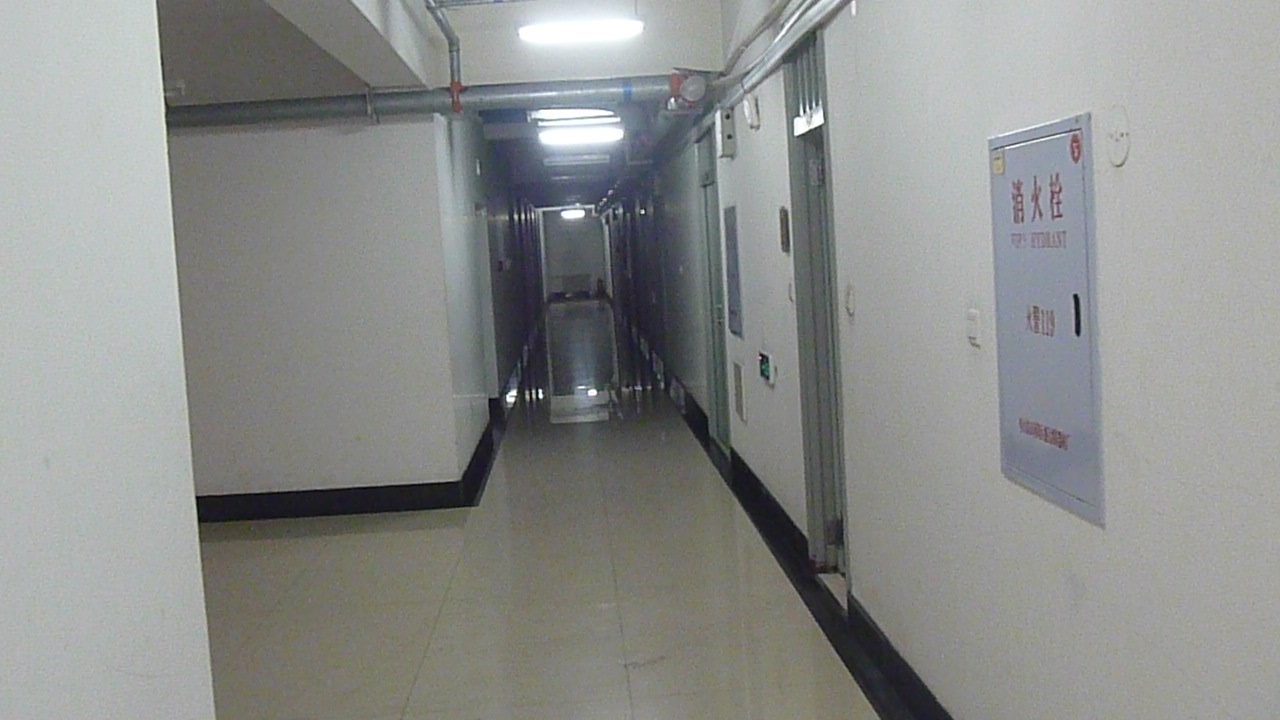
#> input picture img/corridor.jpg, 1280 x 720 px
$ python -i CornerExtration.py   (imports and definitions only)   (Python 2 division)   (older library calls are emulated)
#> lines starting #> are read from the running program, lines starting #| are printed output that depends on the picture; after the words box and inside, x2 and y2 are one past the last pixel; in counts of white or black regions, pixels touching at a corner belong together
### research/util.py
#!/usr/bin/env python
# -*- coding: utf-8 -*-
'''
Created on 2014-5-23

@author: Zhou Xiong
'''
import copy
import logging

import cv2
import numpy as np

freeman_code = np.asarray([[1, 0], [1, -1], [0, -1], [-1, -1],
                           [-1, 0], [-1, 1], [0, 1], [1, 1]], np.float)


#TODO: 实现freeman chain code的可视化
# [17 lines left out: function convert_chiancode, not called in this run]

import inspect
getFuncName = lambda: inspect.stack()[1][3]


def info(*message, **dict_args):
    for e in message:
        print e,


# [86 lines left out: functions add_noise, line, line_noisy, distance_from_point_to_line, get_elements_in_window, interpolate_points, not called in this run]


class Plotter(object):

    @staticmethod
    def __convert_line_format(l, s):
        '''
        @summary: Convert line from format (vx, vy, x0, y0) to (x0, y0, x1, y1)
        @return:  Converted line in format (x0, y0, x1, y1)
        @param    l: input line in format (vx, vy, x0, y0)
        @param    s: size of image
        '''
        h = s[0]
        w = s[1]
        l = copy.copy(l)
        l[0] = l[0] * 20 + l[2]
        l[1] = l[1] * 20 + l[3]
        if l[0] >= w or l[0] < 0 or l[1] >= h or l[0] < 0:
            raise Exception('Line Format Conversion Failed')
        else:
            return l

    @staticmethod
    def plot_lines(image, lines, title='lines'):
        '''
        @summary 本函数用于Debug时，展示提取出的直线在原图中的的位置
        @param   image: target image
        @param   lines: list of lines, in format (vx, vy, x0, y0)
        '''
        logging.info("Enter plot_lines")
        tmp = copy.deepcopy(image)
        lines = copy.deepcopy(lines)
        s = image.shape[0:2]
        for i in xrange(len(lines)):
            l = lines[i]
            l = Plotter.__convert_line_format(l, s)
            cv2.line(tmp, (l[0], l[1]), (l[2], l[3]), (255, 255, 0), 2)
            cv2.putText(tmp, 'L%d' % i, (l[0] - 20, l[1] - 20),
                        cv2.FONT_HERSHEY_PLAIN, 1, (255, 0, 0))
        cv2.imshow(title, tmp)
        cv2.waitKey(0)
        cv2.destroyWindow(title)
        logging.info("Leave plot_lines")

    @staticmethod
    def plot_points(image, points, title='points', color=(0, 0, 255)):
        tmp = copy.copy(image)
        try:
            tmp = cv2.cvtColor(tmp, cv2.COLOR_GRAY2BGR)
        except cv2.error:
            pass
        #  cv2.circle requires points to be int type
        points = np.array(points, dtype=np.int)
        for i in xrange(len(points)):
            p = points[i]
            cv2.circle(tmp, (p[0], p[1]), 2, color, 2)
        cv2.imshow(title, tmp)
        cv2.waitKey(0)
        cv2.destroyWindow(title)

    @staticmethod
    def plot_image(image, title):
        cv2.imshow(title, image)
        cv2.waitKey(0)
        cv2.destroyWindow(title)

    @staticmethod
    def plot_contours(image, contours, title='contours'):
        contours = np.array(contours, np.int)
        tmp = copy.copy(image)
        tmp = cv2.cvtColor(tmp, cv2.COLOR_GRAY2BGR)
        tmp *= 255
        cv2.drawContours(tmp, contours, 0, (0, 0, 255), 2)
        cv2.imshow(title, tmp)
        cv2.waitKey(0)
        cv2.destroyWindow(title)

### research/corner/CornerExtration.py
#!/usr/bin/env python
# -*- coding: utf-8 -*-
from __future__ import division

import copy
import logging

import cv2  # OpenCV 2
import numpy as np

from global_variable import GlobalVariable
from research.corner.image_transformer import ImageTransformer
from research.corner.rectangle_drawer import RectangleDrawer
from research.util import Plotter


class CornerExtractor:
    def __init__(self, image):
        self.image = copy.deepcopy(image)

    def extract(self, n=4, convex=True):
        return  self.get_bounding_polygon_vertices(self.image)

    def get_bounding_polygon_vertices(self, image):
        lines = self.get_lines(image)
        Plotter.plot_lines(image, lines)
        corners = self.get_vertices(lines)
        return corners

    def get_idx_from_contours_convex(self, contour, n=4):
        '''
        @param contour: contour in points, assumed to be convex
        @param n: number of sides
        '''
        assert isinstance(contour, np.ndarray)
        # calculate direction vectors
        k = []
        for i in range(contour.shape[0]):
            ki = contour[(i + 1) % contour.shape[0]] - contour[i]
            ki = ki.astype(np.float32)
            ki_mod = np.linalg.norm(ki, 2)
            ki[0] = ki[0] / ki_mod
            ki[1] = ki[1] / ki_mod
            k.append(ki)
        k = np.squeeze(np.vstack(k))

        # plot for debug
        image = np.zeros((300, 300))
        Plotter.plot_points(image, (k * 100 + 150))

        # use k-means
        termination_criteria = (cv2.TERM_CRITERIA_EPS, 30, 0.1)
        _, labels, _ = cv2.kmeans(k, n,
                                  termination_criteria, 10,
                                  cv2.KMEANS_RANDOM_CENTERS)
        labels = list(np.squeeze(labels))
        return labels

    # [33 lines left out: function get_idx_from_contours_concave, not called in this run]

    def get_contour_from_image(self, image):
        # detect all edges in the image
        # convert to gray image
        bw_img = cv2.cvtColor(image, cv2.COLOR_BGR2GRAY)
        # blur with mean value filter
        bw_img = cv2.blur(bw_img, (3, 3))
        # detect edges, sensitive to the parameter of canny
        bw_img = cv2.Canny(bw_img, 50, 150)
        Plotter.plot_image(bw_img, 'bw_img')

        # find contour of the edges
        # get contour
        contours, _ = cv2.findContours(copy.deepcopy(bw_img),
                                      cv2.RETR_EXTERNAL,
                                      cv2.CHAIN_APPROX_SIMPLE)
        # get the contour with the most points
        contour = reduce(lambda x, y: x if len(x) > len(y) else y,
                         contours, [])
        Plotter.plot_image(bw_img, 'bw_img_after_contour')
        Plotter.plot_contours(bw_img, [contour])
        contour = np.vstack(contour).squeeze()
        # plot contour
        Plotter.plot_points(bw_img, contour)
        # interpolate
#         contour = self.interpolate_points(contour)
        # plot contour
        Plotter.plot_points(bw_img, contour)
        Plotter.plot_contours(bw_img, [contour])
        return contour

    def get_lines_from_contour(self, contour):
        # get convex contour of a contour
        contour = np.squeeze(cv2.convexHull(contour))
        # assign points to different lines
        idx = self.get_idx_from_contours_convex(contour)
        # prepare points for line fitting
        idx = self.adjust_indexes(idx)
        # fit points to line
        lines = self.fit_lines_from_points(contour, idx)
        return lines

    def get_lines(self, image):
        '''
        @summary: extract boundary lines of polygon from image
        @param image: input image with polygon

        @return: extracted lines
        '''
        contour = self.get_contour_from_image(image)
        lines = self.get_lines_from_contour(contour)
        Plotter.plot_lines(image, lines)
        return lines

    # [12 lines left out: function interpolate_points, not called in this run]

    def get_indexes_in_window(self, indexes, i, w):
        assert isinstance(indexes, list)
        n = len(indexes)
        indexes_ret = []
        if i - w >= 0 and i + w + 1 <= n:
            return indexes[i - w:i + w + 1]
        elif i - w >= 0 and i + w + 1 > n:
            indexes_ret = indexes[i - w:n]
            # remain 2*w+1-(n-i+w)
            indexes_ret.extend(indexes[0:(2 * w + 1 - (n - i + w))])
        elif i - w < 0 and i + w + 1 <= n:
            indexes_ret = indexes[0:i + w + 1]
            indexes_ret.extend(indexes[n - (w - i):n])
        assert len(indexes_ret) == 2 * w + 1
        return indexes_ret

    def filter_indexes(self, indexes, w=1):
        '''
        使用类似中值滤波的技术，对轮廓进行去噪
        @param indexes: 轮廓
        @param w:       窗口的大小
        '''
        assert isinstance(indexes, list)
        indexes_ret = []
        n = len(indexes)
        for i in xrange(n):
            indexes_ret.append(
                np.median(self.get_indexes_in_window(indexes, i, w))
            )
        return indexes_ret

    def rename_indexes(self, indexes):
        '''@note 怎么处理具体应用和函数之间的矛盾呢？'''
        '''可以假设最开始的一个index是属于左上角的点么, 额额。'''
        assert isinstance(indexes, list)
        name_map = {}
        c = 0
        indexes_ret = []
        for i in indexes:
            if i not in name_map:
                name_map[i] = c
                c = c + 1
            indexes_ret.append(name_map[i])
        return indexes_ret

    def adjust_indexes(self, indexes, w=1):
        '''
        对contour中的点进行整理，包括两方面：
            1. 理想情况下，各个标号应该是连续的，因为各边应当也是连续的，对于不连续的噪声点，应当予以抛弃。
               抛弃了之后，每条边里面的点也应当大于等于2
            2. 为了便于后期处理，标号进行重命名，保证相邻的标号是连续变化的，即[0][0][0][1][1][1][2][2][2]...
        @param indexes: 点的list，表示一个
        @param idx:     每个点所属的直线index, 是一个包含整形的list
        @param n:       插值进行的轮数
        '''
        assert isinstance(indexes, list)
        # interpolate
        # check and median filtering
        # rename indexes
        indexes_ret = self.filter_indexes(indexes, w)
        indexes_ret = self.rename_indexes(indexes_ret)
        return indexes_ret

    def fit_lines_from_points(self, points, idx):
        '''
        @param points: list of points
        @param idx:    index of which line each point belongs to
        '''
        # store line results
        lines = []
        # number of lines
        line_count = max(idx) + 1
        # init 2d point array
        list_line_points = [[] for i in xrange(line_count)]
        for i in xrange(len(points)):
            # put point in corresponding lines
            list_line_points[idx[i]].append(points[i])
        for i in xrange(line_count):
            # fit line from points
            line = cv2.fitLine(np.asarray(list_line_points[i],
                                          dtype=np.float32),
                               cv2.cv.CV_DIST_L2,
                               0, 0.01, 0.01)
            lines.append(line)
        return lines

    # [95 lines left out: functions get_sorted_corners, get_vertices, is_point_inbound, sort_corners, get_intersection_point, get_sub_image and 1 more, not called in this run]

# [3 lines not run here, left out]

>>> import cv2
>>> picture = cv2.imread('../../img/corridor.jpg')
#> picture is the input picture: shape (720, 1280, 3); mean B, G, R 140.1, 142.1, 140.3
>>> result = CornerExtractor(picture).extract()
#> in get_contour_from_image, `bw_img = cv2.Canny(bw_img, 50, 150)`:
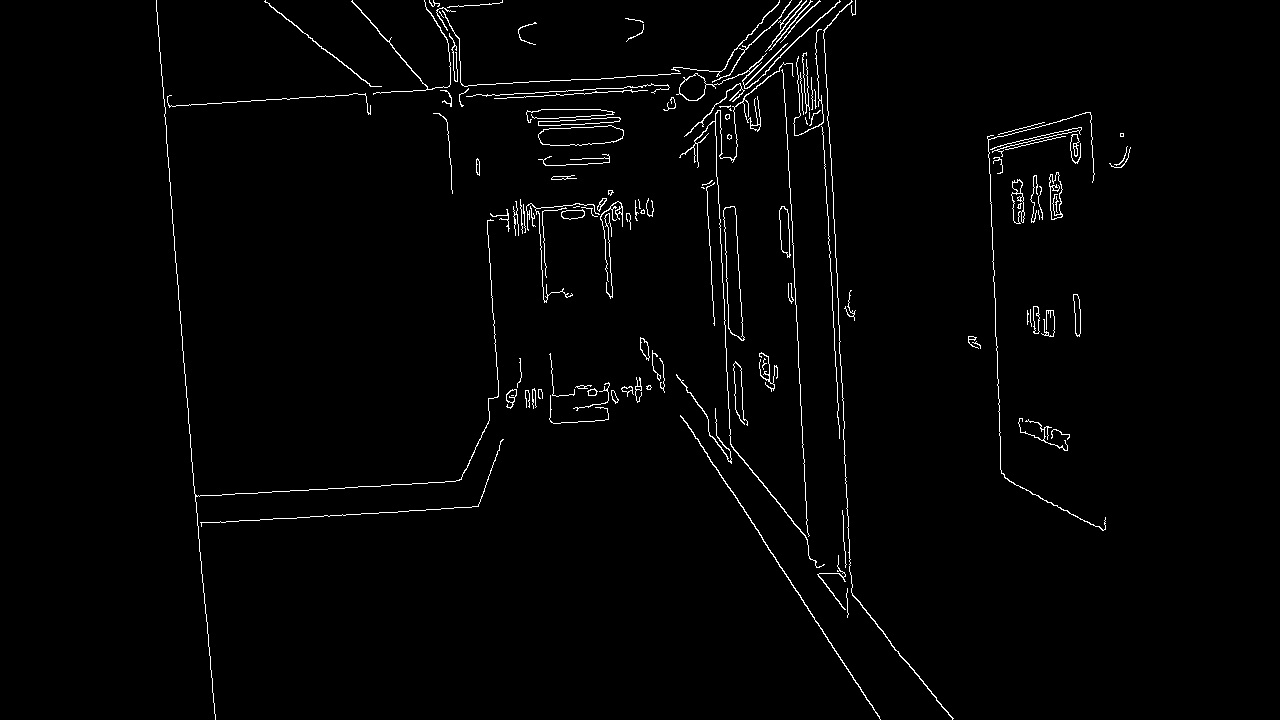
#> bw_img: shape (720, 1280); 1.7% white in thin lines or dots, all inside (x1, y1, x2, y2) = (156, 0, 1131, 720)
#> in get_contour_from_image, `contours, _ = cv2.findContours(copy.deepcopy(bw_img), cv2.RETR_EXTERNA..`: contours = 125 contours, 82 with area under 20; largest, box (x1, y1, x2, y2) and area: (723, 206, 745, 341) 1616, (538, 125, 624, 146) 1333, (676, 0, 841, 101) 673, (1049, 172, 1063, 220) 424, (779, 206, 791, 258) 384
#> in get_contour_from_image, `contour = reduce(lambda x, y: x if len(x) > len(y) else y, contours, [])`: contour = contour of 541 points, box (x1, y1, x2, y2) (679, 62, 825, 568), area 208
#> in plot_contours, `cv2.drawContours(tmp, contours, 0, (0, 0, 255), 2)`:
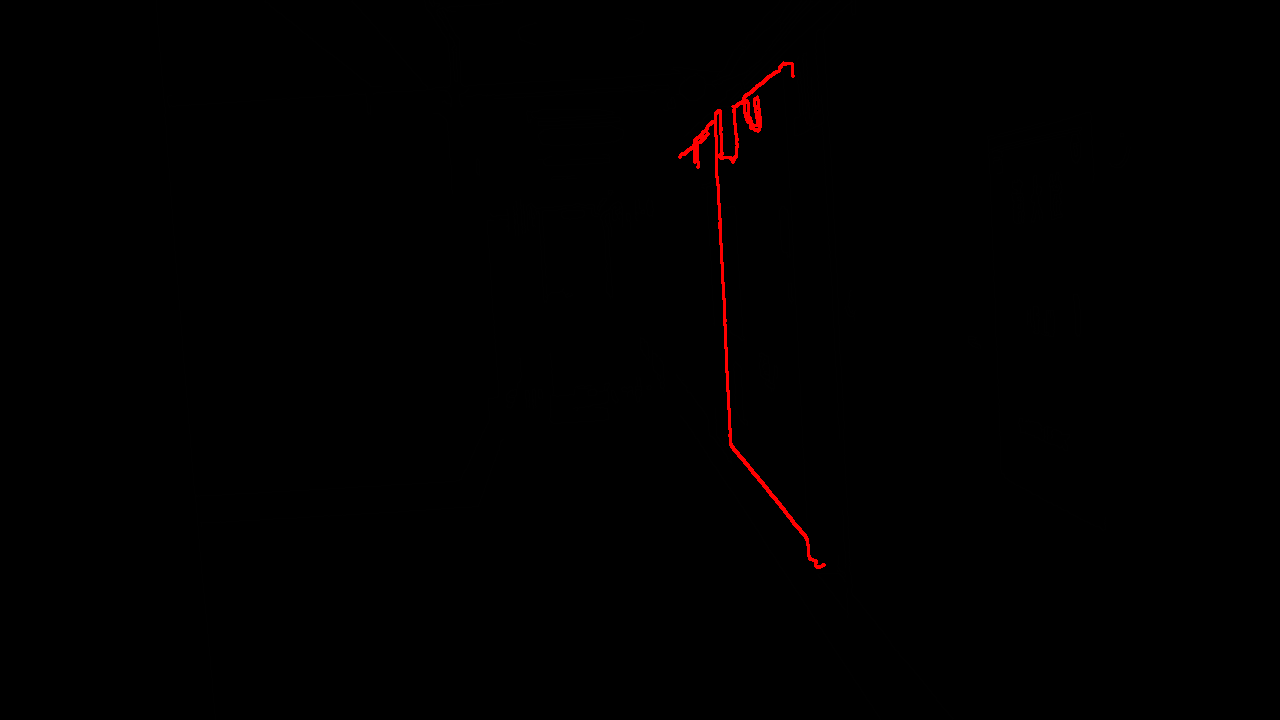
#> tmp: shape (720, 1280, 3); mean B, G, R 0, 0, 0.9
#> in get_contour_from_image, `contour = np.vstack(contour).squeeze()`: contour = 541 pairs, first value 679 to 824, second value 62 to 567
#> in plot_points, `points = np.array(points, dtype=np.int)`: points has the same summary as contour in get_contour_from_image
#> the loop in plot_points, `for i in xrange(len(points)):` made 541 passes
#> p on passes 1 to 3: [783, 62], [783, 63], [779, 67]
#> after the loop in plot_points, `for i in xrange(len(points)):`:
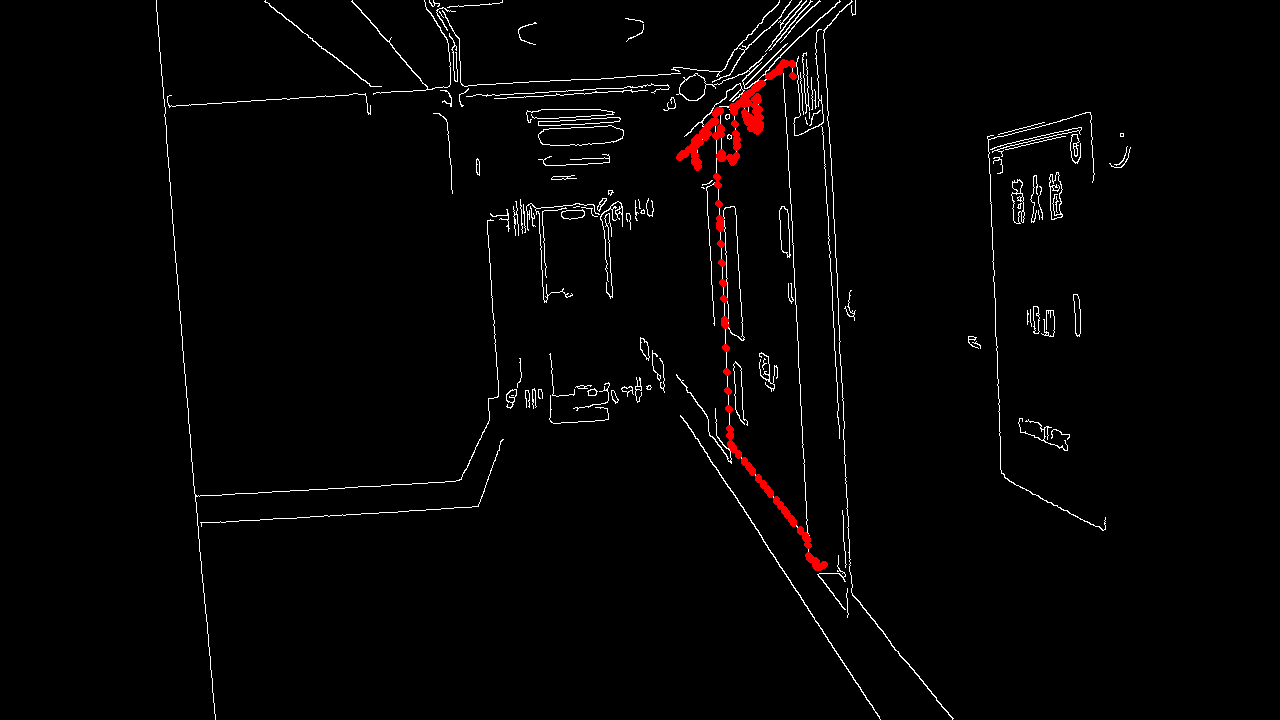
#> tmp: shape (720, 1280, 3); mean B, G, R 4, 4, 5.3
#> the loop in plot_points (call 2), `for i in xrange(len(points)):` made 541 passes
#> in get_lines_from_contour, `contour = np.squeeze(cv2.convexHull(contour))`: contour = 14 rows, first 8: [824, 564], [823, 565], [819, 567], [816, 567], [809, 558], [733, 449], [731, 446], [730, 444]
#> the loop in get_idx_from_contours_convex, `for i in range(contour.shape[0]):` made 14 passes
#> ki_mod on passes 1 to 12: 1.41, 4.47, 3, 11.4, 132.9, 3.61, 2.24, 291.5, 2.24, 58.26, 81.61, 9.06
#> after the loop in get_idx_from_contours_convex, `for i in range(contour.shape[0]):`: k = [[-0.707, 0.707], [-0.894, 0.447], [-1, 0], [-0.614, -0.789], [-0.572, -0.82], [-0.555, -0.832], [-0.447, -0.894], [-0.175, -0.985], [0.447, -0.894], [0.635, -0.772], [0.809, -0.588], [0.994, 0.11], [0.0767, 0.997], [0.0634, 0.998]]
#> in get_idx_from_contours_convex, `k = np.squeeze(np.vstack(k))`: k = 14 rows, first 8: [-0.707, 0.707], [-0.894, 0.447], [-1, 0], [-0.614, -0.789], [-0.572, -0.82], [-0.555, -0.832], [-0.447, -0.894], [-0.175, -0.985]
#> in plot_points (call 3), `tmp = copy.copy(image)`: tmp: shape (300, 300) float64; every value is 0
#> in plot_points (call 3), `points = np.array(points, dtype=np.int)`: points = 14 rows, first 8: [79, 220], [60, 194], [50, 150], [88, 71], [92, 67], [94, 66], [105, 60], [132, 51]
#> in get_idx_from_contours_convex, `termination_criteria = (cv2.TERM_CRITERIA_EPS, 30, 0.1)`: termination_criteria = (2, 30, 0.1)
#> in get_idx_from_contours_convex, `_, labels, _ = cv2.kmeans(k, n, termination_criteria, 10, cv2.KMEANS_R..`: labels = [0, 0, 0, 3, 3, 3, 3, 3, 1, 1, 1, 1, 2, 2]
#> in filter_indexes, `n = len(indexes)`: n = 14
#> the loop in filter_indexes, `for i in xrange(n):` made 14 passes
#> after the loop in filter_indexes, `for i in xrange(n):`: indexes_ret = [0, 0, 0, 3, 3, 3, 3, 3, 1, 1, 1, 1, 2, 2]
#> the loop in rename_indexes, `for i in indexes:` made 14 passes
#> i on passes 2, 3, 5, 6, 7, 8, 9, 10, 11, 12, 13, 14: 0, 0, 3, 3, 3, 3, 1, 1, 1, 1, 2, 2
#> after the loop in rename_indexes, `for i in indexes:`: c = 4; indexes_ret = [0, 0, 0, 1, 1, 1, 1, 1, 2, 2, 2, 2, 3, 3]; name_map = {0: 0, 3: 1, 1: 2, 2: 3}
#> in adjust_indexes, `indexes_ret = self.rename_indexes(indexes_ret)`: indexes_ret = [0, 0, 0, 1, 1, 1, 1, 1, 2, 2, 2, 2, 3, 3]
#> in fit_lines_from_points, `line_count = max(idx) + 1`: line_count = 4
#> in fit_lines_from_points, `list_line_points = [[] for i in xrange(line_count)]`: list_line_points = [[], [], [], []]
#> the loop in fit_lines_from_points, `for i in xrange(len(points)):` made 14 passes
#> the loop in fit_lines_from_points, `for i in xrange(line_count):` made 4 passes
#> line on passes 1 to 4: [0.867, -0.498, 822, 565.3], [0.573, 0.82, 763.8, 492.8], [0.736, -0.677, 714.8, 121], [0.0767, 0.997, 792.5, 69.5]
#> after the loop in fit_lines_from_points, `for i in xrange(line_count):`: lines = [[0.867, -0.498, 822, 565.3], [0.573, 0.82, 763.8, 492.8], [0.736, -0.677, 714.8, 121], [0.0767, 0.997, 792.5, 69.5]]
#> the loop in plot_lines, `for i in xrange(len(lines)):` made 1 pass
#> (l, h in __convert_line_format, w in __convert_line_format) on pass 1: ([839.3, 555.4, 822, 565.3], 720, 1280)
#> (the run stopped early here; a loop or call above may not have finished)
